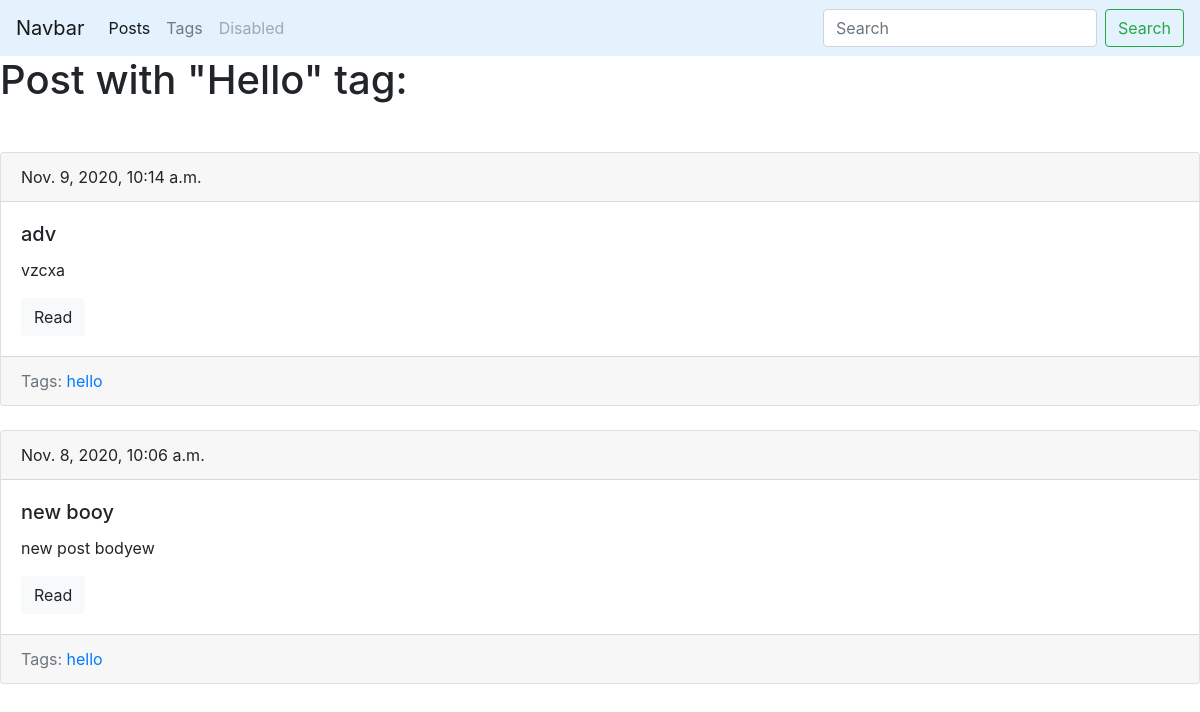
The page /blog/tag/hello/ on the database its author committed.
### blog/models.py (models this page shows, shortened)
class Tag(models.Model):
    title = models.CharField(max_length=50)
    slug = models.SlugField(max_length=50, unique=True)
    def get_absolute_url(self):
        return reverse('tag_detail_url', kwargs={'slug': self.slug})
    class Meta:
        ordering = ['title']

class Post(models.Model):
    title = models.CharField(max_length=150, db_index=True)
    slug = models.SlugField(max_length=150, blank=True, unique=True)
    body = models.TextField(blank=True, db_index=True)
    tags = models.ManyToManyField('Tag', blank=True, related_name='posts')
    date_pub = models.DateTimeField(auto_now_add=True)
    def get_absolute_url(self):
        return reverse('post_detail_url', kwargs={'slug': self.slug})
    class Meta:
        ordering = ['-date_pub']

### blog/views.py (the view)
# urls.py: path('tag/<str:slug>/', TagDetail.as_view(), name='tag_detail_url'),
class TagDetail(ObjectDetailMixin, View):
    model = Tag
    template = 'blog/tag_detail.html'

### blog/utils.py (called while the page is built)
    def get(self, request, slug):
        obj = get_object_or_404(self.model, slug__iexact=slug)
        return render(request, self.template, context={self.model.__name__.lower(): obj, 'admin_object': obj, 'detail': True})

### blog/templates/blog/tag_detail.html (shortened to what this page needs)
{% extends 'blog/base_blog.html' %}
{% block content %}
    <h1 class="mb-5">Post with "{{ tag.title|title }}" tag:</h1>
    {% for post in tag.posts.all %}
        {% include 'blog/includes/post_card_template.html/' %}
    {% endfor %}
{% endblock %}

### blog/templates/blog/includes/post_card_template.html
<div class="card mb-4">
    <div class="card-header">
        {{ post.date_pub }}
    </div>
    <div class="card-body">
        <h5 class="card-title">{{ post.title }}</h5>
        <p class="card-text">{{ post.body|truncatewords:15 }}</p>
        <a href="{{ post.get_absolute_url }}" class="btn btn-light">Read</a>
    </div>
    <div class="card-footer text-muted">
        Tags:
        {% for tag in post.tags.all %}
            <a href="{{ tag.get_absolute_url }}">{{ tag.title }}</a>
        {% endfor %}
    </div>
</div>

### rows shown on the page
Tag: title "Hello", title "hello"
Post: date_pub "Nov. 9, 2020, 10:14 a.m.", title "adv", body "vzcxa"
Post: date_pub "Nov. 8, 2020, 10:06 a.m.", title "new booy", body "new post bodyew"
